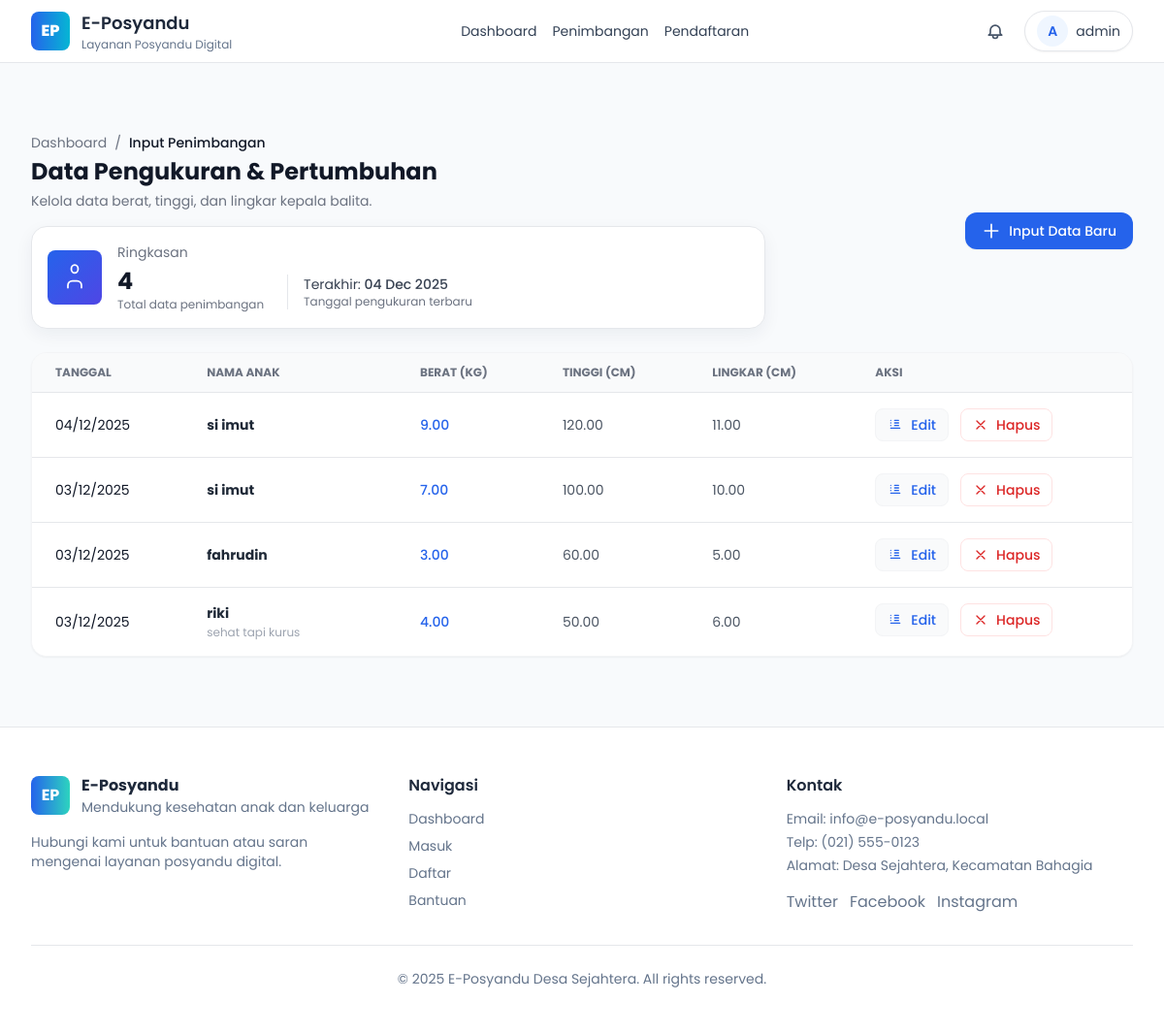
/pages/edit_detail_balita.php (signed in), run on the app's committed database.
### tables this page shows
CREATE TABLE `pengukuran` (
  `id` int(11) NOT NULL,
  `balita_id` int(11) DEFAULT NULL,
  `tgl_ukur` date DEFAULT NULL,
  `berat_badan` decimal(5,2) DEFAULT NULL,
  `tinggi_badan` decimal(5,2) DEFAULT NULL,
  `lingkar_kepala` decimal(5,2) DEFAULT NULL,
  `keterangan` text DEFAULT NULL
);

CREATE TABLE `balita` (
  `id` int(11) NOT NULL,
  `user_id` int(11) DEFAULT NULL,
  `nama_balita` varchar(100) NOT NULL,
  `nik` varchar(16) DEFAULT NULL,
  `tgl_lahir` date DEFAULT NULL,
  `jenis_kelamin` enum('L','P') DEFAULT NULL,
  `nama_ayah` varchar(100) DEFAULT NULL,
  `nama_ibu` varchar(100) DEFAULT NULL
);

### pages/edit_detail_balita.php (the view, shortened to what this page needs)
<?php
require '../config.php';
require '../layout/header.php';
?>
<main class="max-w-7xl mx-auto px-4 sm:px-6 lg:px-8 py-8 fade-up">
    <?php
        $totalCountRes = mysqli_query($conn, "SELECT COUNT(*) as cnt FROM pengukuran");
        $totalCountRow = mysqli_fetch_assoc($totalCountRes);
        $totalCount = $totalCountRow ? intval($totalCountRow['cnt']) : 0;
        $lastDateRes = mysqli_query($conn, "SELECT MAX(tgl_ukur) as maxd FROM pengukuran");
        $lastDateRow = mysqli_fetch_assoc($lastDateRes);
        $lastUpdate = $lastDateRow && $lastDateRow['maxd'] ? date('d M Y', strtotime($lastDateRow['maxd'])) : '-';
    ?>
    <div class="flex flex-col sm:flex-row justify-between items-start sm:items-center mb-6 gap-4">
        <div class="w-full sm:w-2/3">
            <nav class="flex text-sm text-gray-500 mb-1" aria-label="Breadcrumb">
                <a href="dashboard.php" class="hover:text-blue-600 transition">Dashboard</a>
                <span class="mx-2">/</span>
                <span class="text-gray-900 font-medium">Input Penimbangan</span>
            </nav>
            <h1 class="text-2xl font-bold text-gray-900">Data Pengukuran & Pertumbuhan</h1>
            <p class="text-sm text-gray-500 mt-1">Kelola data berat, tinggi, dan lingkar kepala balita.</p>
            <div class="mt-4 bg-white border rounded-2xl p-4 flex items-center gap-4 card-shadow">
                <div class="flex-shrink-0">
                    <div class="h-14 w-14 rounded-lg bg-gradient-to-br from-blue-600 to-indigo-600 flex items-center justify-center text-white">
                        <svg xmlns="http://www.w3.org/2000/svg" class="h-7 w-7" fill="none" viewBox="0 0 24 24" stroke="currentColor"><path stroke-linecap="round" stroke-linejoin="round" stroke-width="1.5" d="M12 8c1.657 0 3-1.567 3-3.5S13.657 1 12 1 9 2.567 9 4.5 10.343 8 12 8zM6 21v-2a4 4 0 014-4h4a4 4 0 014 4v2"/></svg>
                    </div>
                </div>
                <div class="flex-1">
                    <div class="text-sm text-gray-500">Ringkasan</div>
                    <div class="flex items-baseline gap-6 mt-1">
                        <div>
                            <div class="text-2xl font-bold text-gray-900"><?= $totalCount; ?></div>
                            <div class="text-xs text-gray-500">Total data penimbangan</div>
                        </div>
                        <div class="border-l pl-4">
                            <div class="text-sm text-gray-700">Terakhir: <span class="font-medium"><?= $lastUpdate; ?></span></div>
                            <div class="text-xs text-gray-500">Tanggal pengukuran terbaru</div>
                        </div>
                    </div>
                </div>
            </div>
        </div>
        <div class="flex-shrink-0">
            <button onclick="bukaModalTambah()" class="inline-flex items-center px-4 py-2 border border-transparent text-sm font-medium rounded-xl text-white bg-blue-600 hover:bg-blue-700 shadow-sm transition">
                <svg class="w-5 h-5 mr-2" fill="none" stroke="currentColor" viewBox="0 0 24 24"><path stroke-linecap="round" stroke-linejoin="round" stroke-width="2" d="M12 4v16m8-8H4"></path></svg>
                Input Data Baru
            </button>
        </div>
    </div>
    <section class="bg-white rounded-2xl shadow-sm border border-gray-100 overflow-hidden">
        <div class="overflow-x-auto">
            <table class="min-w-full divide-y divide-gray-200 table-responsive">
                <thead class="bg-gray-50">
                    <tr>
                        <th class="px-6 py-3 text-left text-xs font-bold text-gray-500 uppercase">Tanggal</th>
                        <th class="px-6 py-3 text-left text-xs font-bold text-gray-500 uppercase">Nama Anak</th>
                        <th class="px-6 py-3 text-left text-xs font-bold text-gray-500 uppercase">Berat (Kg)</th>
                        <th class="px-6 py-3 text-left text-xs font-bold text-gray-500 uppercase">Tinggi (Cm)</th>
                        <th class="px-6 py-3 text-left text-xs font-bold text-gray-500 uppercase">Lingkar (Cm)</th>
                        <th class="px-6 py-3 text-left text-xs font-bold text-gray-500 uppercase">Aksi</th>
                    </tr>
                </thead>
                <tbody class="bg-white divide-y divide-gray-200">
                    <?php
                    $queryList = "SELECT p.*, b.nama_balita
                                  FROM pengukuran p
                                  JOIN balita b ON p.balita_id = b.id
                                  ORDER BY p.tgl_ukur DESC, p.id DESC";
                    $result = mysqli_query($conn, $queryList);
                    while($row = mysqli_fetch_assoc($result)):
                    ?>
                    <tr class="hover:bg-gray-50 transition rounded-lg">
                        <td class="px-6 py-4 whitespace-nowrap text-sm text-gray-900">
                            <?= date('d/m/Y', strtotime($row['tgl_ukur'])); ?>
                        </td>
                        <td class="px-6 py-4 whitespace-nowrap text-sm font-bold text-gray-800">
                            <?= htmlspecialchars($row['nama_balita']); ?>
                            <?php if($row['keterangan']): ?>
                                <p class="text-xs text-gray-400 font-normal mt-0.5 truncate w-32"><?= htmlspecialchars($row['keterangan']); ?></p>
                            <?php endif; ?>
                        </td>
                        <td class="px-6 py-4 whitespace-nowrap text-sm text-blue-600 font-medium">
                            <?= $row['berat_badan']; ?>
                        </td>
                        <td class="px-6 py-4 whitespace-nowrap text-sm text-gray-600">
                            <?= $row['tinggi_badan']; ?>
                        </td>
                        <td class="px-6 py-4 whitespace-nowrap text-sm text-gray-600">
                            <?= $row['lingkar_kepala']; ?>
                        </td>
                        <td class="px-6 py-4 whitespace-nowrap text-sm font-medium flex items-center gap-3">
                            <button onclick="bukaModalEdit(
                                '<?= $row['id']; ?>',
                                '<?= $row['balita_id']; ?>',
                                '<?= $row['tgl_ukur']; ?>',
                                '<?= $row['berat_badan']; ?>',
                                '<?= $row['tinggi_badan']; ?>',
                                '<?= $row['lingkar_kepala']; ?>',
                                '<?= htmlspecialchars($row['keterangan'], ENT_QUOTES); ?>'
                            )" class="inline-flex items-center px-3 py-1.5 rounded-lg bg-gray-50 hover:bg-gray-100 text-blue-600 border border-gray-100">
                                <svg class="w-4 h-4 mr-2" fill="none" stroke="currentColor" viewBox="0 0 24 24"><path stroke-linecap="round" stroke-linejoin="round" stroke-width="2" d="M11 5h6M11 9h6M11 13h6M5 5h.01M5 9h.01M5 13h.01M5 17h14"></path></svg>
                                Edit
                            </button>
                            <button onclick="event.preventDefault(); confirmDelete('Hapus data pengukuran ini?', '?hapus_id=<?= $row['id']; ?>');" class="inline-flex items-center px-3 py-1.5 rounded-lg bg-white hover:bg-red-50 text-red-600 border border-red-100">
                                <svg class="w-4 h-4 mr-2" fill="none" stroke="currentColor" viewBox="0 0 24 24"><path stroke-linecap="round" stroke-linejoin="round" stroke-width="2" d="M6 18L18 6M6 6l12 12"></path></svg>
                                Hapus
                            </button>
                        </td>
                    </tr>
                    <?php endwhile; ?>
                </tbody>
            </table>
        </div>
    </section>
</main>
<?php require '../layout/footer.php'; ?>

### layout/header.php (style rules this page uses)
body { font-family: 'Poppins', 'Helvetica Neue', Arial, sans-serif; background-color: #F8FAFC; }
h1,h2,h3,h4,h5,h6 { font-family: 'Poppins', 'Helvetica Neue', Arial, sans-serif; }
.fade-up { animation: fade-up .6s ease forwards; }

### pages/edit_detail_balita.php (style rules this page uses)
.fade-up { animation: fadeUp .36s cubic-bezier(.2,.9,.2,1) both; }
.card-shadow { box-shadow: 0 6px 18px rgba(13, 38, 76, 0.06); }

### data on the page
pengukuran: tgl_ukur "04/12/2025", balita.nama_balita "si imut", berat_badan "9.00", tinggi_badan "120.00", lingkar_kepala "11.00"
pengukuran: tgl_ukur "03/12/2025", balita.nama_balita "si imut", berat_badan "7.00", tinggi_badan "100.00", lingkar_kepala "10.00"
pengukuran: tgl_ukur "03/12/2025", balita.nama_balita "fahrudin", berat_badan "3.00", tinggi_badan "60.00", lingkar_kepala "5.00"
pengukuran: tgl_ukur "03/12/2025", balita.nama_balita "riki", keterangan "sehat tapi kurus", berat_badan "4.00", tinggi_badan "50.00", lingkar_kepala "6.00"

### other printed values
substr($_SESSION['nama'] ?? 'U',0,1) "A"
$_SESSION['nama'] "admin"
$totalCount "4"
$lastUpdate "04 Dec 2025"
